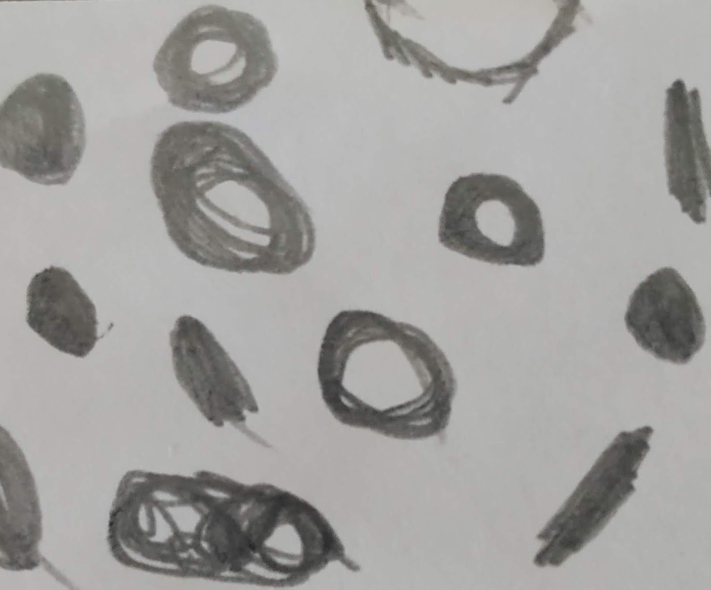
#> input picture imagens/bollhas.jpg, 1421 x 1179 px, found by its file name (shown at 1/2 size)
$ jupyter execute Exercicios3.ipynb   (shell and % lines are left out)
#> lines starting #> are read from the running program, lines starting #| are printed output that depends on the picture; after the words box and inside, x2 and y2 are one past the last pixel; in counts of white or black regions, pixels touching at a corner belong together
<a href="https://colab.research.google.com/github/diego2017003/pds_exercicios_unidade1/blob/main/Exercicios3.ipynb" target="_parent"></a>

## Introdução
---
Este notebook tem por objetivo responder duas questões propostas na disciplina DCA0445 - Processamento digital de imagens, ministrada pelo professor Agostinho do departamento de computação e automação(DCA) da UFRN, especificamente o tópico três abordado do material da disciplina.

As duas questões em específico tomam como base principal o aprimoramento de uma funcionalidade em openCV na linguagem c++ para contagem e detecção de objetos em uma imagem. o código chamado de labeling pode ser encontrado no repositório do professor pelo seguinte [link](https://agostinhobritojr.github.io/tutorial/pdi/#_exerc%C3%ADcios_2), mas por facilidade do leitor iremos transcrever ele abaixo para aprimorar o entendimento do contexto:

~~~cpp
#include <iostream>
#include <opencv2/opencv.hpp>

using namespace cv;

int main(int argc, char** argv){
  cv::Mat image, realce;
  int width, height;
  int nobjects;

  cv::Point p;
  image = cv::imread(argv[1], cv::IMREAD_GRAYSCALE);

  if(!image.data){
    std::cout << "imagem nao carregou corretamente\n";
    return(-1);
  }

  width=image.cols;
  height=image.rows;
  std::cout << width << "x" << height << std::endl;

  p.x=0;
  p.y=0;

  // busca objetos presentes
  nobjects=0;
  for(int i=0; i<height; i++){
    for(int j=0; j<width; j++){
      if(image.at<uchar>(i,j) == 255){
        // achou um objeto
        nobjects++;
        p.x=j;
        p.y=i;
  		// preenche o objeto com o contador
		  cv::floodFill(image,p,nobjects);
      }
    }
  }
  std::cout << "a figura tem " << nobjects << " bolhas\n";
  cv::equalizeHist(image, realce);
  cv::imshow("image", image);
  cv::imshow("realce", realce);
  cv::imwrite("labeling.png", image);
  cv::waitKey();
  return 0;
}
~~~

o funcionamento do código se dá nos seguintes tópicos principais:
* Abrir a imagem com o openCV e verificar se abertura foi correta;
* criar variáveis de controle para contagem, e para percorrer a imagem;
* detectar sessões onde a imagem é branca como objeto (image.at<uchar>(i,j) == 255)
* contar o objeto e alterar sua cor com o floodfill, para marcar o objeto já encontrado.
* por último, aplicar a equalização de histograma para visualizar os objetos marcados com realce.

Nos exercícios propostos para aprimorar o código não iremos transcrever o código inteiramente para python e modifica-lo. As respostas irão conter um passo a passo de como resolver essa solução de maneira direta em python.

Agora, sem mais enrolações. Lhes convido a se juntarem a mim na resolução desses exercícios. Não posso falar por ninguém além de mim, mas a jornada será divertida 🙂

### [Exercício 3.1](https://agostinhobritojr.github.io/tutorial/pdi_exerc%C3%ADcios_2)
---
O exercício, resumidamente , faz o seguinte questionamento:
"E se tivermos mais de 255 objetos? como poderiamos alterar o código para que ele funcionasse neste contexto?" 😰
ou seja, o código originalmente está contando no máximo 255 objetos, por estar lidando com tons de cinza, e a variável que conta o número de objetos ser quem dá a cor para o flood fill que vai marcando os objetos. os tons de cinza vão de 0 a 255, sendo 0 o background da imagem em questão.

A maneira mais simples para resolver essa situação, são:
* aplicar uma operação de módulo no "nobjects" por 254(o 0 é destinados para o fundo e o 255 para imagens não computadas):
$$
   |\frac{nobjects}{254}|
$$
As cores vão reiniciar a contagem a cada 255 objetos, mas o número de objetos permanecerá crescendo até preencher o tamanho de um inteiro na memória.
* outra forma seria alterar o tipo da matriz para um tipo maior que unsigned char, entretanto, os valores acima de 255 podem não ter relevância visual apesar da alteração ser computacionalmente válida.

Listadas essas duas possibilidades iremos desenvolver o código para opção 1

#### Passos 0 e 1: instalando o opencv, importando os módulos e abrindo a imagem
---
Esse passos não serão aprofundados por já terem sido abordados nos exercícios 2.1 dessa mesma tarefa. Mas caso o leitor tenha interesse em ler um pouco mis a respeito. os exercícios 2 estão no seguinte [link](https://github.com/diego2017003/pds_exercicios_unidade1/blob/main/Exercicios2.ipynb) deste mesmo repositório.

[cell 1]
#importando o openCV
import cv2 as cv
#importando o imshow do google colab
from google.colab.patches import cv2_imshow

#Abrindo a imagem em tons de cinza
img = cv.imread('/content/bollhas.jpg',cv.IMREAD_GRAYSCALE)
#exibindo a imagem como uma matriz
cv2_imshow(img)

Podemos notar que a imagem está muito diferente do que é passada no exercício, logo. iremos incluir aqui nessa etapa um pré-processamento para torna-la mais compatível. O pré-processamento irá consistir dos seguintes passos:
* aplicação de um blur gaussiano para reduzir o ruído;
* vamos binarizar a imagem com a função cv.threshold(imagem, 127, 255, cv.THRESH_BINARY), a função vai atribuir tudo que está abaixo de 127 a 0 e tudo que estiver acima será atribuído 255
* Por último iremos aplicar o negativo da imagem para os objetos ficarem brancos e o fundo ficar preto.

[cell 2]
#fazemos uma cópia da imagem
img2 = img.copy()
# aplicamos um kernel de tamanho 15X15, com o valor do desvio padrão em x sendo 0 e em y também por consequência
img3 = cv.GaussianBlur(img2,(15,15),0)
cv2_imshow(img3)

[cell 3]
#aplicamos o threshold para binarizar a imagem em 0 e 255
(thresh, blackAndWhiteimg) = cv.threshold(img3, 127, 255, cv.THRESH_BINARY)
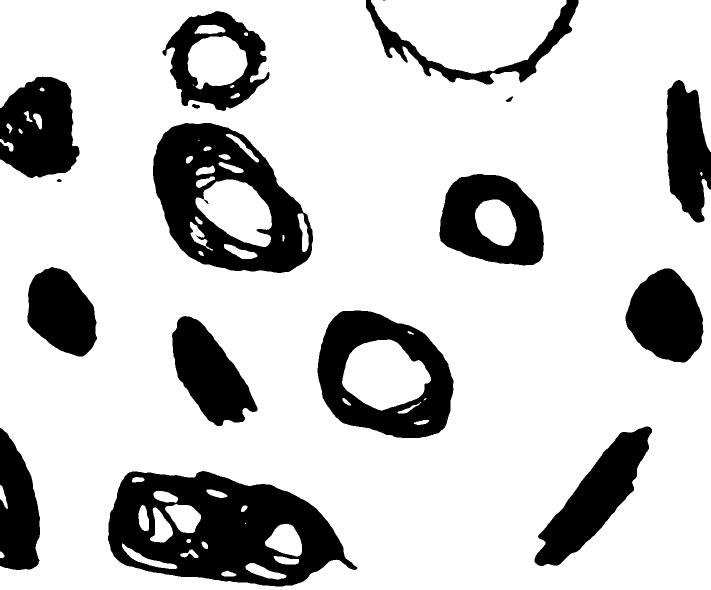
#> blackAndWhiteimg: shape (1179, 1421) (shown at 1/2 size); 79% white; 18 black regions (2 under 20 px), largest, box (x1, y1, x2, y2) and area: (216, 942, 715, 1173) 68574, (306, 246, 626, 546) 50195, (635, 621, 907, 876) 35664
#exibindo uma amostra de objeto que encosta na margem da figura
print(blackAndWhiteimg[200:220,:18])
#| [[255 255 255 255 255 255 255 255 255 255 255 255 255 255   0   0   0   0]
#|  [255 255 255 255 255 255 255 255 255 255 255 255 255 255   0   0   0   0]
#|  [255 255 255 255 255 255 255 255 255 255 255 255 255   0   0   0   0   0]
#|  [255 255 255 255 255 255 255 255 255 255 255 255   0   0   0   0   0   0]
#|  [255 255 255 255 255 255 255 255 255 255 255   0   0   0   0   0   0   0]
#|  [255 255 255 255 255 255 255 255 255 255   0   0   0   0   0   0   0   0]
#> (further printed lines are left out)
#exibindo a imagem em preto e branco
cv2_imshow(blackAndWhiteimg)

[cell 4]
#pegando o negativo da imagem
img_final = 255 - blackAndWhiteimg
cv2_imshow(img_final)

só a critério informativo, é possível observar várias inconsistências na figura que foi gerada à mão, Se quisessemos diminuir ainda mais essas inconsistências seria possível dilatar as figuras para que elas absrovessem os objetos próximos que estão em escala muito menor. Entretanto, como o intuito final é contar os objetos, vamos manter mesmo os objetos pequeninos, incluindo os objetos dentro dos objetos já que no cotidiano o tipo de imagem que chega para os sistemas computacionais costuma possuir várias inconsistências por limitações de instrumento ou fatores externos.

Vamos reunir esse pré-processamento em uma função para que possamos usá-la posteriormente. E sem seguida iremos contar os objetos substituindo o módulo na coloração como tinhamos falado anteirormente.

[cell 5]
import numpy as np
def pre_processamento(img:np.array)->np.array:
  '''
  descrição:
  a função aplica uma série de transformações na imagem para deixá-la em preto
  e branco e negativada em relação ao padrão, desde diminuir ruído a aplicação
  de threshold.
  args:
    * img (numpy.array): recebe uma imagem com tipagem de numpy array
  return:
    * blackAndWhiteimg (numpy.array): retorna a imagem transformada em preto e
    branco
  '''
  #fazemos uma cópia da imagem
  img2 = img.copy()
  # aplicamos um kernel de tamanho 15X15, com o valor do desvio padrão em x sendo 0 e em y também por consequência
  img2 = cv.GaussianBlur(img2,(15,15),0)
  #aplicamos o threshold para binarizar a imagem em 0 e 255, o limiar da binarização é o 127 e o valor máximo possível 255
  (thresh, blackAndWhiteimg) = cv.threshold(img2, 127, 255, cv.THRESH_BINARY)
  blackAndWhiteimg = 255 - blackAndWhiteimg
  return blackAndWhiteimg

[cell 6]
#testando a função
cv2_imshow(pre_processamento(img))

[cell 7]
#importando o openCV
import cv2 as cv
#importando o imshow do google colab
from google.colab.patches import cv2_imshow

#Abrindo a imagem em tons de cinza
#try:
img = cv.imread('/content/bollhas.jpg',cv.IMREAD_GRAYSCALE)
#copiamos a imagem para não altera-la diretamente
img2 = pre_processamento(img)
width = len(img[0]) # quantidade de elementos em uma linha
#> width = 1421
heigth = len(img) # quantidade de linhas da imagem
#> heigth = 1179
n_objects = 0

h, w = img2.shape[:2]
mask = np.zeros((h+2, w+2), np.uint8) #o formato da saída com uma margem de dois píxels
for i in range(heigth): # percorremos um vetor indo de 0 ao valor de heigth
  for j in range(width): # percorremos um vetor indo de 0 ao valor de width
    if img2[i][j] == 255:
      point = (j,i)
      n_objects = n_objects+1
      if n_objects == 254:
        color = 254
      else:
        color = int(n_objects%254)

      result =cv.floodFill(img2,mask,point,color)
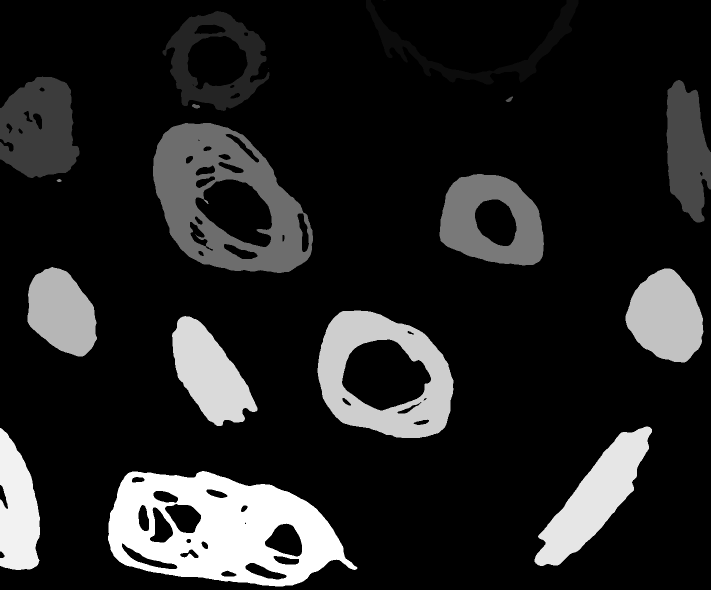
#> img2: shape (1179, 1421) (shown at 1/2 size); min 0, max 21, mean 2.9; drawn with min black and max white
#> after the loop, n_objects = 21
#except:
#  print('ocorreu um erro durante a abertura da imagem, verifique o diretório')

[cell 8]
print(n_objects)
#| 21
print(result[0])
cv2_imshow(result[1])

[cell 9]
cv2_imshow(cv.equalizeHist(img2))
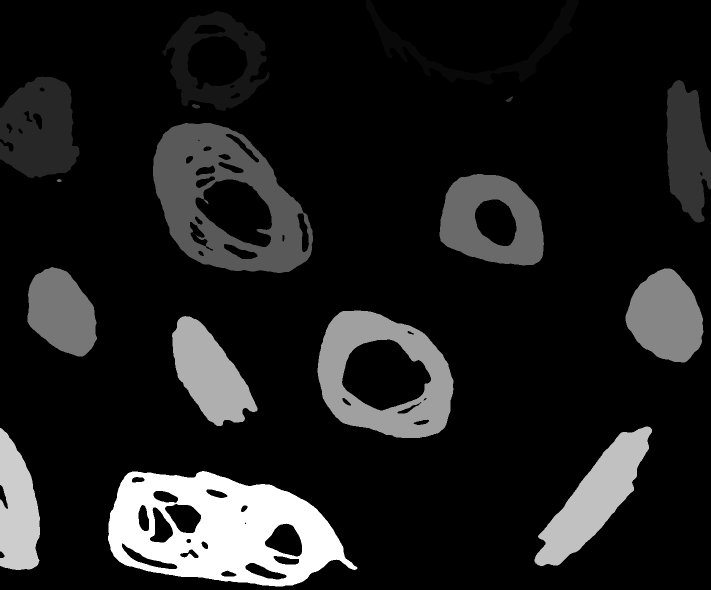
#> shown: shape (1179, 1421) (shown at 1/2 size); min 0, max 255, mean 29.5

Se quisermos testar a condição de termos um número de objetos acima de 255 podemos simplesmente substituir o valor inicial de n_objects por um valor próximo a 255 e verificar o comportamento do algortimo. Agora, vamos para o exercício 3.2.

### Exercício 3.2
---
Esse exercício tem por objetivo aprimorar/modificar o código anterior para não contar elementos nas bordas e contar a quantidade elementos que possuem buracos em seu interior.

Uma possível solução para isso percorre os seguintes passos:
* percorrer as marges da figura e utilizar o floodfill para mudar a cor dos objetos que forem encontrados na margem para a mesma cor do fundo da imagem.
* continuar com o algoritmo para contar a quantidade de objetos que ão tocam na borda.
* como após a contagem não existem mais objetos brancos, alteramos a cor de fundo para branco.
* vamos extrair os objetos da figura e verificar se possuem elementos pretos como a cor inicial do fundo.

Iremos começar percorrendo a margem e "apagando" os objetos que tocam nela.

[cell 10]
#importando o openCV
import cv2 as cv
#importando o imshow do google colab
from google.colab.patches import cv2_imshow

#Abrindo a imagem em tons de cinza
#try:
img = cv.imread('/content/bollhas.jpg',cv.IMREAD_GRAYSCALE)
#copiamos a imagem para não altera-la diretamente
img2 = pre_processamento(img)
width = len(img2[0]) # quantidade de elementos em uma linha
heigth = len(img2) # quantidade de linhas da imagem

h, w = img2.shape[:2]
mask = np.zeros((h+2, w+2), np.uint8) #o formato da saída com uma margem de dois píxels

for i in range(heigth):
  if img2[i][0] > 0:#verifica a margem esquerda da figura
    point = (0,i)
    color = 0
    result = cv.floodFill(img2,mask,point,0)
  if img2[i][-1] > 0:#verifica a margem direita da figura
    point = (width-1,i)
    color = 0
    result = cv.floodFill(img2,mask,point,0)
#> this loop made 1179 passes
#> point on pass 305: (1420, 304)
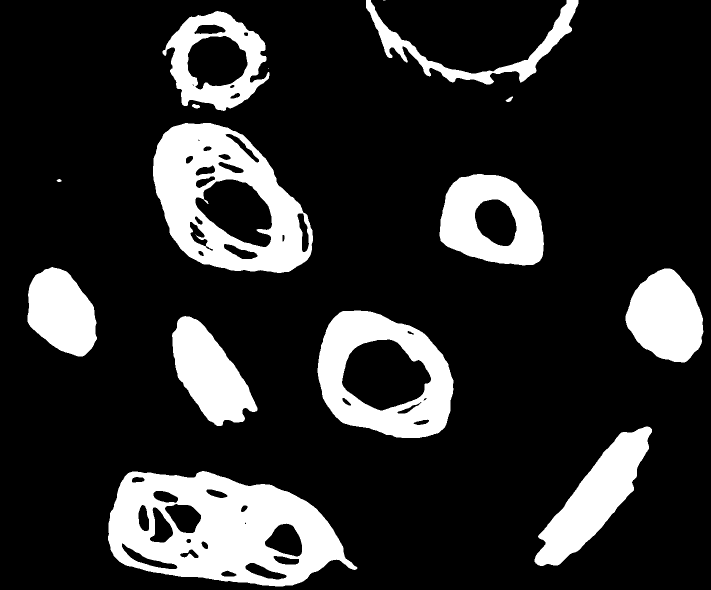
#> img2: shape (1179, 1421) (shown at 1/2 size); 17.5% white; 15 white regions (2 under 20 px), largest, box (x1, y1, x2, y2) and area: (216, 942, 715, 1173) 68574, (306, 246, 626, 546) 50195, (635, 621, 907, 876) 35664
for j in range(width):#verifica a margem superior da figura
    if img2[0][j] > 0:
      point = (j,0)
      color = 0
      result = cv.floodFill(img2,mask,point,0)
    if img2[heigth-1][j] > 0:#verifica a margem inferior da figura
      point = (j,heigth-1)
      color = 0
      result = cv.floodFill(img2,mask,point,0)
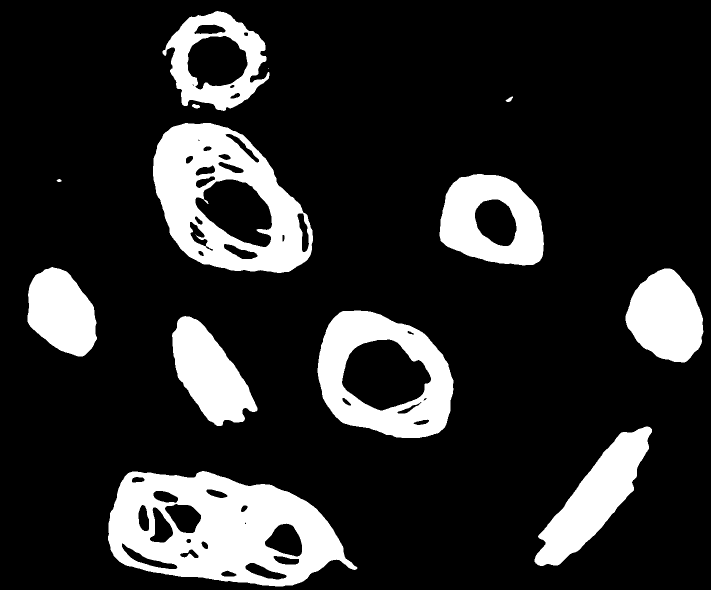
#> img2: shape (1179, 1421) (shown at 1/2 size); 16.8% white; 13 white regions (1 under 20 px)
cv2_imshow(img)
cv2_imshow(img2)

Agora que eliminamos os elementos nas margens da figura, o próximo passo será, contar os elementos mudando suas cores como anteriormente

[cell 11]
n_objects = 0

h, w = img2.shape[:2]
mask = np.zeros((h+2, w+2), np.uint8) #o formato da saída com uma margem de dois píxels
for i in range(heigth): # percorremos um vetor indo de 0 ao valor de heigth
  for j in range(width): # percorremos um vetor indo de 0 ao valor de width
    if img2[i][j] == 255:
      point = (j,i)
      n_objects = n_objects+1
      if n_objects == 254:
        color = 254
      else:
        color = int(n_objects%254)

      result =cv.floodFill(img2,mask,point,color)
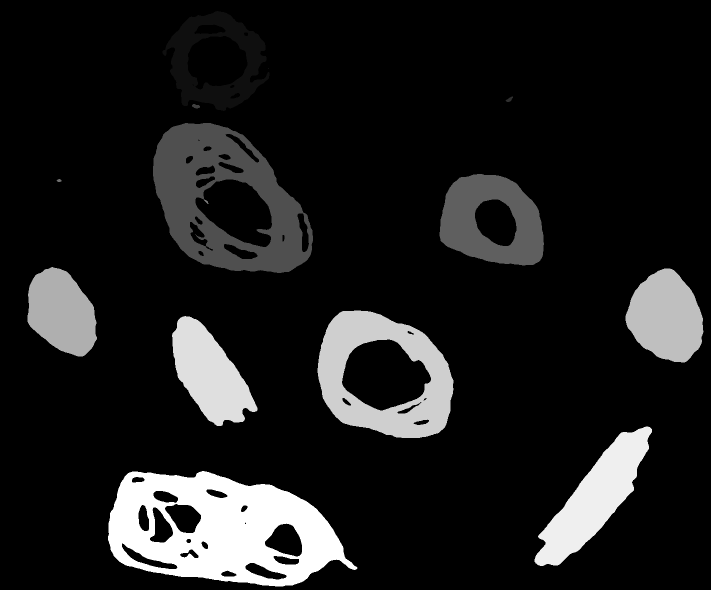
#> img2: shape (1179, 1421) (shown at 1/2 size); 16.81% of pixels changed, all inside (x1, y1, x2, y2) = (55, 22, 1407, 1173); drawn with min black and max white
#> after the loop, n_objects = 16

[cell 12]
print(n_objects)
#| 16
cv2_imshow(img2)

Essa parte é relativamente nova para esses exercícios,utilizaremos uma função chamada cv.findContours para esboçar o contorno das imagens e em seguida vamos utilizar a função boundrect para delimitar a área de um objeto, vamos remover objetos dentro de objetos e por fim, contar se há buracos no objeto.

[cell 13]
img3 = img2.copy()

cv2_imshow(img3)

[cell 14]
#Vamos tentar encontrar os contornos das figuras
contours, hierarchy = cv.findContours(img3, cv.RETR_EXTERNAL, cv.CHAIN_APPROX_SIMPLE)
#> contours = 13 contours, 1 with area under 20; largest, box (x1, y1, x2, y2) and area: (216, 942, 715, 1173) 82187, (306, 246, 626, 546) 68503, (635, 621, 907, 876) 53518, (879, 348, 1088, 531) 29770, (325, 22, 539, 222) 28309
#RETR_EXTERNAL recupera somente contornos externos ao objeto e CHAIN_APPROX_SIMPLE faz uma aproximação linear dos pontos de contorno

#inicializamos os vetores que vão armazenar a curva do contorno e as bound boxes
contours_poly = [None]*len(contours)
#> contours_poly = 13 items
boundRect = [None]*len(contours)
#> boundRect = 13 items

for i, c in enumerate(contours):
    contours_poly[i] = cv.approxPolyDP(c, 3, True)
    #encontra uma forma de 3 pontos que melhor aproxime o formato da figura fechada que analisamos
    boundRect[i] = cv.boundingRect(contours_poly[i])
#> this loop made 13 passes
#> c on pass 12: [[537, 136], [537, 137]]
#> after the loop, boundRect = 13 items, first 6: (216, 942, 499, 231), (1071, 853, 233, 279), (344, 634, 171, 218), (635, 621, 272, 255), (1251, 537, 155, 188), (55, 534, 139, 179); contours_poly = 13 contours, 2 with area under 20; largest, box (x1, y1, x2, y2) and area: (216, 942, 715, 1173) 82024, (306, 246, 626, 546) 68532, (635, 621, 907, 876) 53233, (879, 348, 1088, 530) 29670, (325, 22, 539, 222) 28308
    #utiliza os pontos da função aproximadora anterior para delimitar as extenções do objeto

[cell 15]
len(contours)
#> Out = 13

[cell 16]
for i in range(len(contours)):
    color = (255,0,0)#(rng.randint(0,256), rng.randint(0,256), rng.randint(0,256))
    cv.drawContours(img3, contours_poly, i, color)
    cv.rectangle(img3, (int(boundRect[i][0]), int(boundRect[i][1])), \
      (int(boundRect[i][0]+boundRect[i][2]), int(boundRect[i][1]+boundRect[i][3])), color, 2)
#> this loop made 13 passes
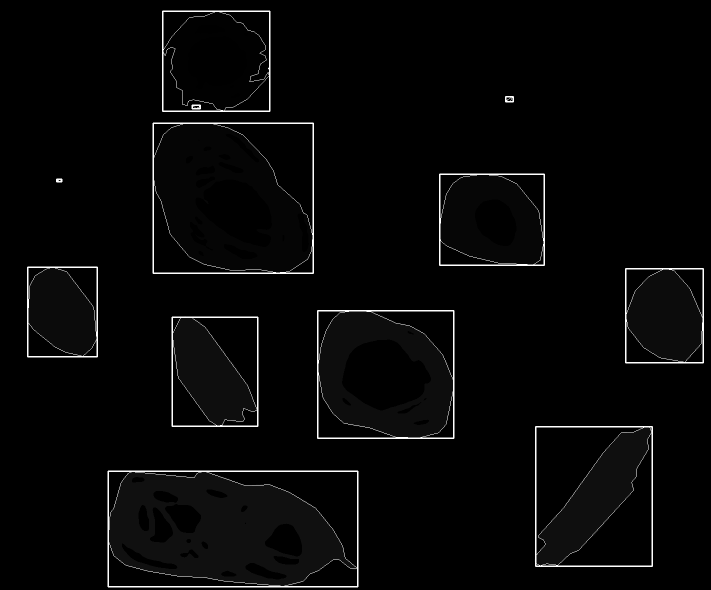
#> img3: shape (1179, 1421) (shown at 1/2 size); 1.88% of pixels changed, all inside (x1, y1, x2, y2) = (54, 21, 1408, 1175)

cv2_imshow(img3)

[cell 17]
img3

Agora que encontramos o contorno das figuras e suas bounding boxes vamos utilizar as bounding boxes para extrair os objetos da figura 2 e posteriormente verificar figura por figura se existem pixels pretos no seu interior. vamos finalmente tornar o fundo da imagem 2 igual a branco já que não precisamos mais fazer a análise de contorno no momento. É importante salientar que o retorno da bounding boxes são 4 parâmetros:
(x0,y0,dx,dy) que representam as coordenadas iniciais do retângulo (x0,y0), a largura da figura como dx e a altura como dy.

[cell 18]
img4 = img2.copy()
h, w = img4.shape[:2]
mask = np.zeros((h+2, w+2), np.uint8)
cv.floodFill(img4,mask,(0,0),255)
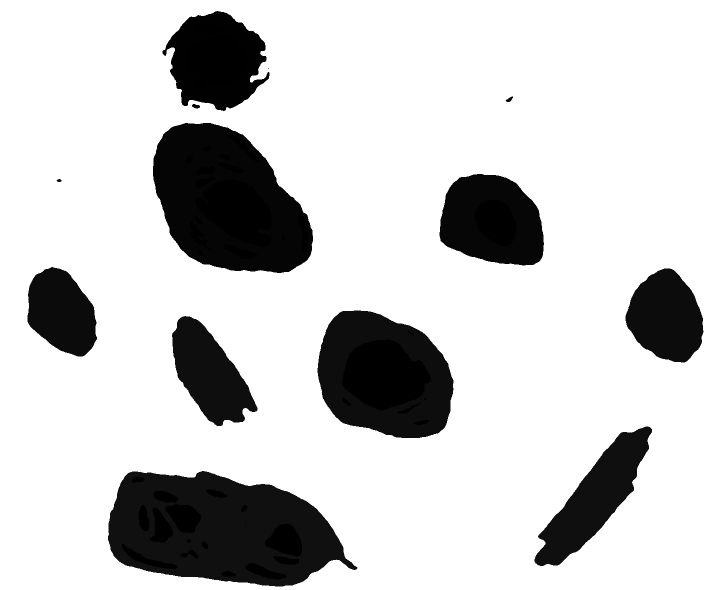
#> img4: shape (1179, 1421) (shown at 1/2 size); min 0, max 255, mean 203.7
cv2_imshow(img4)

[cell 19]
objects = []
for i in boundRect:
  #print(str(i[0])+'\n')
  objects.append(img4[i[1]:(i[1]+i[3]),i[0]:i[0]+i[2]])
#> this loop made 13 passes
#> (the rest of the program and of its run is left out)
